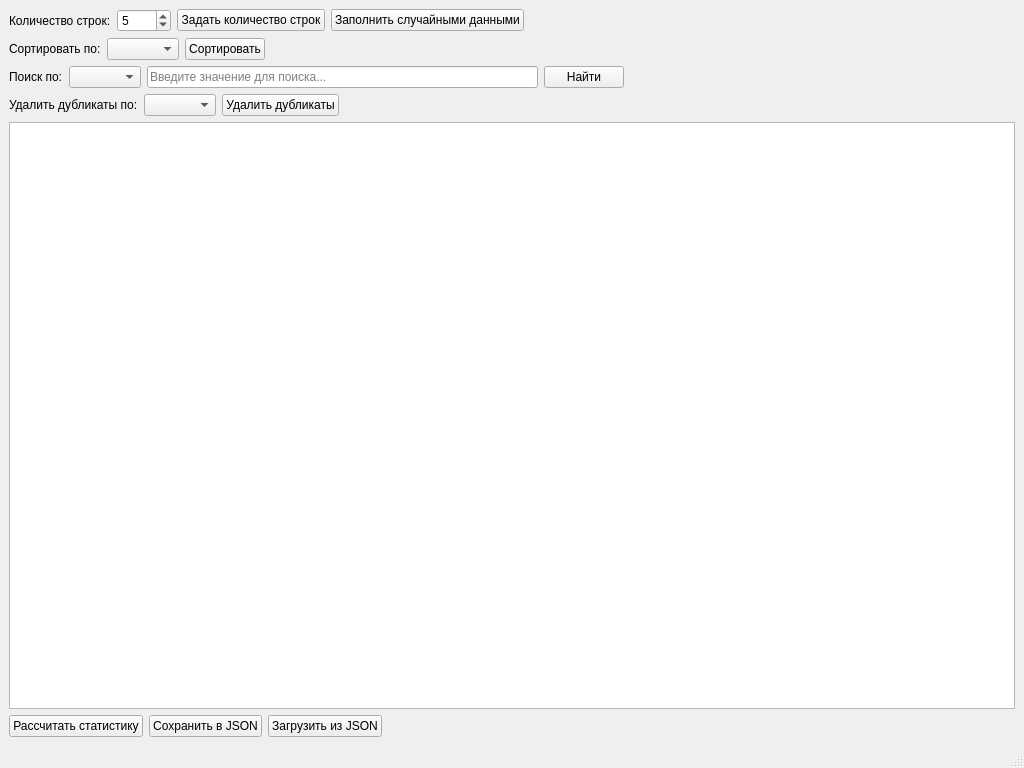
<?xml version="1.0" encoding="UTF-8"?>
<ui version="4.0">
 <class>MainWindow</class>
 <widget class="QMainWindow" name="MainWindow">
  <property name="geometry">
   <rect>
    <x>0</x>
    <y>0</y>
    <width>1024</width>
    <height>768</height>
   </rect>
  </property>
  <property name="windowTitle">
   <string>Работа с таблицей пользователей</string>
  </property>
  <widget class="QWidget" name="centralwidget">
   <layout class="QVBoxLayout" name="verticalLayout">
    <!-- Верхняя панель с кнопками -->
    <item>
     <layout class="QHBoxLayout" name="topButtonsLayout">
      <item>
       <widget class="QLabel" name="rowsLabel">
        <property name="text">
         <string>Количество строк:</string>
        </property>
       </widget>
      </item>
      <item>
       <widget class="QSpinBox" name="rowsSpinBox">
        <property name="minimum">
         <number>1</number>
        </property>
        <property name="maximum">
         <number>1000</number>
        </property>
        <property name="value">
         <number>5</number>
        </property>
       </widget>
      </item>
      <item>
       <widget class="QPushButton" name="setRowsButton">
        <property name="text">
         <string>Задать количество строк</string>
        </property>
       </widget>
      </item>
      <item>
       <widget class="QPushButton" name="randomFillButton">
        <property name="text">
         <string>Заполнить случайными данными</string>
        </property>
       </widget>
      </item>
      <item>
       <spacer name="horizontalSpacer">
        <property name="orientation">
         <enum>Qt::Horizontal</enum>
        </property>
        <property name="sizeHint" stdset="0">
         <size>
          <width>40</width>
          <height>20</height>
         </size>
        </property>
       </spacer>
      </item>
     </layout>
    </item>

    <!-- Панель сортировки -->
    <item>
     <layout class="QHBoxLayout" name="sortLayout">
      <item>
       <widget class="QLabel" name="sortLabel">
        <property name="text">
         <string>Сортировать по:</string>
        </property>
       </widget>
      </item>
      <item>
       <widget class="QComboBox" name="sortColumnBox"/>
      </item>
      <item>
       <widget class="QPushButton" name="sortButton">
        <property name="text">
         <string>Сортировать</string>
        </property>
       </widget>
      </item>
      <item>
       <spacer name="horizontalSpacer_2">
        <property name="orientation">
         <enum>Qt::Horizontal</enum>
        </property>
        <property name="sizeHint" stdset="0">
         <size>
          <width>40</width>
          <height>20</height>
         </size>
        </property>
       </spacer>
      </item>
     </layout>
    </item>

    <!-- Панель поиска -->
    <item>
     <layout class="QHBoxLayout" name="searchLayout">
      <item>
       <widget class="QLabel" name="searchLabel">
        <property name="text">
         <string>Поиск по:</string>
        </property>
       </widget>
      </item>
      <item>
       <widget class="QComboBox" name="searchColumnBox"/>
      </item>
      <item>
       <widget class="QLineEdit" name="searchLineEdit">
        <property name="placeholderText">
         <string>Введите значение для поиска...</string>
        </property>
       </widget>
      </item>
      <item>
       <widget class="QPushButton" name="searchButton">
        <property name="text">
         <string>Найти</string>
        </property>
       </widget>
      </item>
      <item>
       <spacer name="horizontalSpacer_3">
        <property name="orientation">
         <enum>Qt::Horizontal</enum>
        </property>
        <property name="sizeHint" stdset="0">
         <size>
          <width>40</width>
          <height>20</height>
         </size>
        </property>
       </spacer>
      </item>
     </layout>
    </item>

    <!-- Панель удаления дубликатов -->
    <item>
     <layout class="QHBoxLayout" name="duplicatesLayout">
      <item>
       <widget class="QLabel" name="duplicatesLabel">
        <property name="text">
         <string>Удалить дубликаты по:</string>
        </property>
       </widget>
      </item>
      <item>
       <widget class="QComboBox" name="duplicatesColumnBox"/>
      </item>
      <item>
       <widget class="QPushButton" name="removeDuplicatesButton">
        <property name="text">
         <string>Удалить дубликаты</string>
        </property>
       </widget>
      </item>
      <item>
       <spacer name="horizontalSpacer_4">
        <property name="orientation">
         <enum>Qt::Horizontal</enum>
        </property>
        <property name="sizeHint" stdset="0">
         <size>
          <width>40</width>
          <height>20</height>
         </size>
        </property>
       </spacer>
      </item>
     </layout>
    </item>

    <!-- Таблица -->
    <item>
     <widget class="QTableWidget" name="tableWidget"/>
    </item>

    <!-- Нижняя панель с кнопками -->
    <item>
     <layout class="QHBoxLayout" name="bottomButtonsLayout">
      <item>
       <widget class="QPushButton" name="calculateButton">
        <property name="text">
         <string>Рассчитать статистику</string>
        </property>
       </widget>
      </item>
      <item>
       <widget class="QPushButton" name="saveJsonButton">
        <property name="text">
         <string>Сохранить в JSON</string>
        </property>
       </widget>
      </item>
      <item>
       <widget class="QPushButton" name="loadJsonButton">
        <property name="text">
         <string>Загрузить из JSON</string>
        </property>
       </widget>
      </item>
      <item>
       <spacer name="horizontalSpacer_5">
        <property name="orientation">
         <enum>Qt::Horizontal</enum>
        </property>
        <property name="sizeHint" stdset="0">
         <size>
          <width>40</width>
          <height>20</height>
         </size>
        </property>
       </spacer>
      </item>
     </layout>
    </item>
   </layout>
  </widget>
  <widget class="QMenuBar" name="menubar">
   <property name="geometry">
    <rect>
     <x>0</x>
     <y>0</y>
     <width>1024</width>
     <height>21</height>
    </rect>
   </property>
  </widget>
  <widget class="QStatusBar" name="statusbar"/>
 </widget>
 <resources/>
 <connections/>
</ui>
